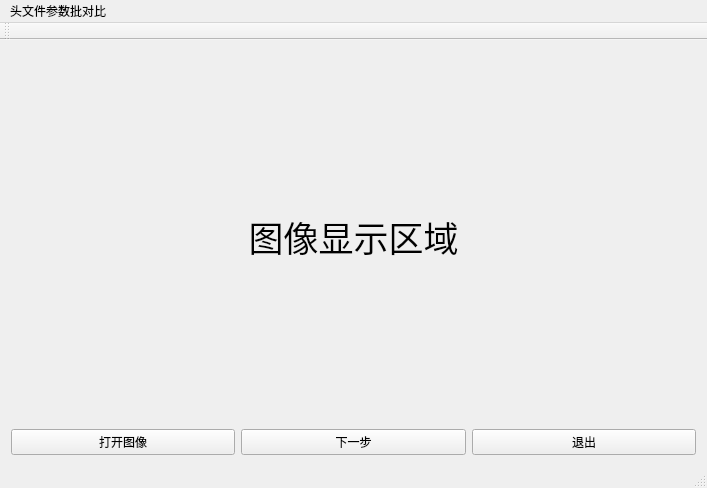
<?xml version="1.0" encoding="UTF-8"?>
<ui version="4.0">
 <class>jpegguiClass</class>
 <widget class="QMainWindow" name="jpegguiClass">
  <property name="geometry">
   <rect>
    <x>0</x>
    <y>0</y>
    <width>707</width>
    <height>488</height>
   </rect>
  </property>
  <property name="windowTitle">
   <string>jpeggui</string>
  </property>
  <widget class="QWidget" name="centralWidget">
   <layout class="QGridLayout" name="gridLayout">
    <item row="0" column="0" colspan="3">
     <widget class="QLabel" name="showlabel">
      <property name="text">
       <string>&lt;html&gt;&lt;head/&gt;&lt;body&gt;&lt;p align=&quot;center&quot;&gt;&lt;span style=&quot; font-size:26pt;&quot;&gt;图像显示区域&lt;/span&gt;&lt;/p&gt;&lt;/body&gt;&lt;/html&gt;</string>
      </property>
     </widget>
    </item>
    <item row="1" column="0">
     <widget class="QPushButton" name="openButton">
      <property name="text">
       <string>打开图像</string>
      </property>
     </widget>
    </item>
    <item row="1" column="1">
     <widget class="QPushButton" name="nextButton">
      <property name="text">
       <string>下一步</string>
      </property>
     </widget>
    </item>
    <item row="1" column="2">
     <widget class="QPushButton" name="exitButton">
      <property name="text">
       <string>退出</string>
      </property>
     </widget>
    </item>
   </layout>
  </widget>
  <widget class="QMenuBar" name="menuBar">
   <property name="geometry">
    <rect>
     <x>0</x>
     <y>0</y>
     <width>707</width>
     <height>23</height>
    </rect>
   </property>
   <widget class="QMenu" name="menu">
    <property name="title">
     <string>头文件参数批对比</string>
    </property>
    <addaction name="actionOpenDir"/>
   </widget>
   <addaction name="menu"/>
  </widget>
  <widget class="QToolBar" name="mainToolBar">
   <attribute name="toolBarArea">
    <enum>TopToolBarArea</enum>
   </attribute>
   <attribute name="toolBarBreak">
    <bool>false</bool>
   </attribute>
  </widget>
  <widget class="QStatusBar" name="statusBar"/>
  <action name="actionopen">
   <property name="text">
    <string>打开图像</string>
   </property>
  </action>
  <action name="actionnext">
   <property name="text">
    <string>下一步</string>
   </property>
  </action>
  <action name="actionexit">
   <property name="text">
    <string>退出</string>
   </property>
  </action>
  <action name="actionOpenDir">
   <property name="text">
    <string>打开文件夹</string>
   </property>
  </action>
 </widget>
 <layoutdefault spacing="6" margin="11"/>
 <resources>
  <include location="jpeggui.qrc"/>
 </resources>
 <connections>
  <connection>
   <sender>openButton</sender>
   <signal>clicked()</signal>
   <receiver>jpegguiClass</receiver>
   <slot>openButton()</slot>
   <hints>
    <hint type="sourcelabel">
     <x>137</x>
     <y>448</y>
    </hint>
    <hint type="destinationlabel">
     <x>179</x>
     <y>464</y>
    </hint>
   </hints>
  </connection>
  <connection>
   <sender>nextButton</sender>
   <signal>clicked()</signal>
   <receiver>jpegguiClass</receiver>
   <slot>nextButton()</slot>
   <hints>
    <hint type="sourcelabel">
     <x>392</x>
     <y>452</y>
    </hint>
    <hint type="destinationlabel">
     <x>416</x>
     <y>465</y>
    </hint>
   </hints>
  </connection>
  <connection>
   <sender>exitButton</sender>
   <signal>clicked()</signal>
   <receiver>jpegguiClass</receiver>
   <slot>close()</slot>
   <hints>
    <hint type="sourcelabel">
     <x>574</x>
     <y>447</y>
    </hint>
    <hint type="destinationlabel">
     <x>599</x>
     <y>464</y>
    </hint>
   </hints>
  </connection>
  <connection>
   <sender>actionOpenDir</sender>
   <signal>triggered()</signal>
   <receiver>jpegguiClass</receiver>
   <slot>openDirButton()</slot>
   <hints>
    <hint type="sourcelabel">
     <x>-1</x>
     <y>-1</y>
    </hint>
    <hint type="destinationlabel">
     <x>353</x>
     <y>243</y>
    </hint>
   </hints>
  </connection>
 </connections>
 <slots>
  <slot>openButton()</slot>
  <slot>nextButton()</slot>
  <slot>openDirButton()</slot>
 </slots>
</ui>
